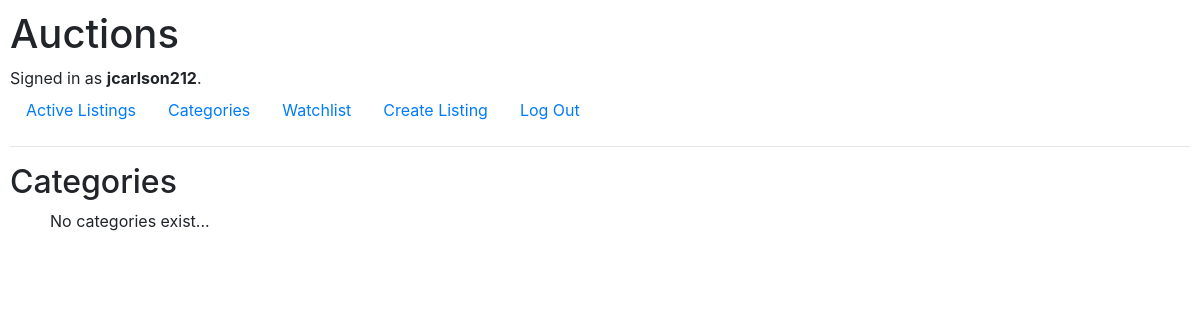
The app's page /categories (signed in), older data.
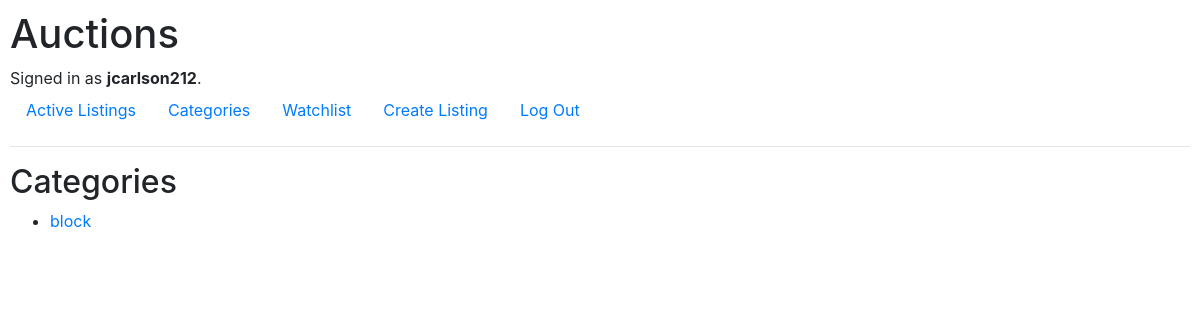
The same page, newer data.
### auctions/models.py (models this page shows, shortened)
class User(AbstractUser):
    username = models.CharField(max_length=30, unique=True)
    email = models.EmailField(max_length=30, unique=True)

class Category(models.Model):
    name = models.CharField(max_length=30, primary_key=True)

### auctions/views.py (the view)
# urls.py: path("categories", views.categories, name="categories"),
def categories(request):
    categories = Category.objects.all()
    return render(request, "auctions/categories.html", {
        "categories": categories
    })

### auctions/templates/auctions/categories.html
{% extends "auctions/layout.html" %}
{% block body %}
    <h2>Categories</h2>
    <ul>
        {% for category in categories %}
        <li>
            <a href="{% url 'category' category.name %}" >{{ category.name }}</a>
        </li>
        {% empty %}
        No categories exist...
        {% endfor %}
    </ul>
{% endblock %}

### auctions/templates/auctions/layout.html (shortened to what this page needs)
{% load static %}
<!DOCTYPE html>
<html lang="en">
    <head>
        <link rel="stylesheet" href="https://stackpath.bootstrapcdn.com/bootstrap/4.4.1/css/bootstrap.min.css">
        <link href="{% static 'auctions/styles.css' %}" rel="stylesheet">
    </head>
    <body>
        <h1>Auctions</h1>
        <div>
            {% if user.is_authenticated %}
                Signed in as <strong>{{ user.username }}</strong>.
            {% else %}
                Not signed in.
            {% endif %}
        </div>
        <ul class="nav">
            <li class="nav-item">
                <a class="nav-link" href="{% url 'index' %}">Active Listings</a>
            </li>
            <li class="nav-item">
                <a class="nav-link" href="{% url 'categories' %}">Categories</a>
            </li>
            {% if user.is_authenticated %}
                <li class="nav-item">
                    <a class="nav-link" href="{% url 'watchlist' %}">Watchlist</a>
                </li>
                <li class="nav-item">
                    <a class="nav-link" href="{% url 'createListing' %}">Create Listing</a>
                </li>
                <li class="nav-item">
                    <a class="nav-link" href="{% url 'logout' %}">Log Out</a>
                </li>
            {% endif %}
        </ul>
        <hr>
        {% block body %}
        {% endblock %}
    </body>
</html>

### auctions/static/auctions/styles.css (style rules this page uses)
body { padding: 10px; }

Row changes from the older to the newer data that the page shows:
added Category: name "block"
Text that changed along with them:
text no longer shown: "No categories exist..."
